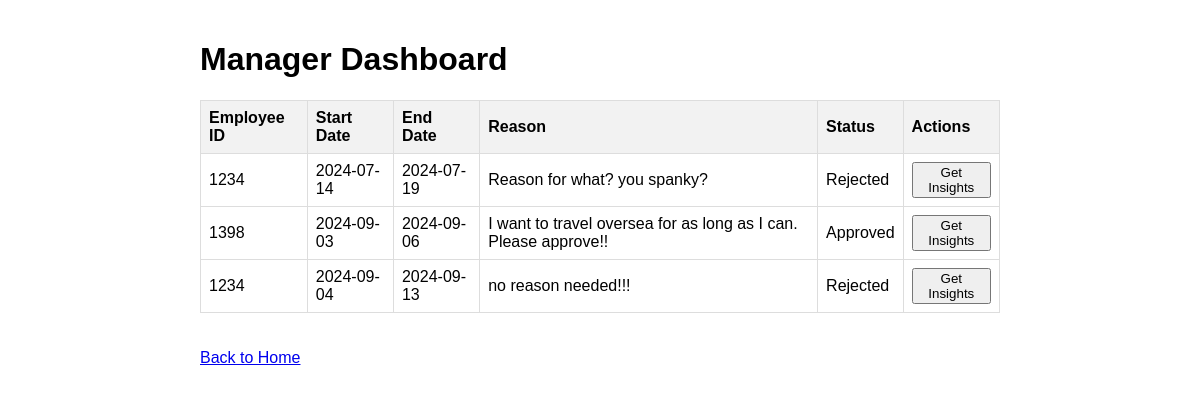
Screenshot of /manager_dashboard with the database file from the repository.
### tables this page shows
CREATE TABLE leave_requests
                 (id INTEGER PRIMARY KEY AUTOINCREMENT,
                  employee_id TEXT,
                  start_date TEXT,
                  end_date TEXT,
                  reason TEXT,
                  status TEXT);

### app.py (the view)
@app.route('/manager_dashboard')
def manager_dashboard():
    all_requests = get_all_requests()
    return render_template('manager_dashboard.html', requests=all_requests)

### database.py (called while the page is built)
def get_all_requests():
    conn = sqlite3.connect('leave_requests.db')
    c = conn.cursor()
    c.execute("SELECT * FROM leave_requests")
    requests = c.fetchall()
    conn.close()
    return requests

### templates/manager_dashboard.html (shortened to what this page needs)
<!DOCTYPE html>
<html lang="en">
<head>
    <link rel="stylesheet" href="{{ url_for('static', filename='style.css') }}">
</head>
<body>
    <h1>Manager Dashboard</h1>
    <table>
        <tr>
            <th>Employee ID</th>
            <th>Start Date</th>
            <th>End Date</th>
            <th>Reason</th>
            <th>Status</th>
            <th>Actions</th>
        </tr>
        {% for request in requests %}
        <tr>
            <td>{{ request[1] }}</td>
            <td>{{ request[2] }}</td>
            <td>{{ request[3] }}</td>
            <td>{{ request[4] }}</td>
            <td>{{ request[5] }}</td>
            <td>
                <button onclick="getInsights({{ request[0] }})">Get Insights</button>
            </td>
        </tr>
        {% endfor %}
    </table>
    <br />
    <br />
    <a href="{{ url_for('index') }}">Back to Home</a>
</body>
</html>

### static/style.css (style rules this page uses)
body { font-family: Arial, sans-serif; max-width: 800px; margin: 0 auto; padding: 20px; }
table { width: 100%; border-collapse: collapse; }
th, td { border: 1px solid #ddd; padding: 8px; text-align: left; }
th { background-color: #f2f2f2; }

### rows the page displays
leave_requests: employee "1234", start_date "2024-07-14", end_date "2024-07-19", reason "Reason for what? you spanky?", status "Rejected"
leave_requests: employee "1398", start_date "2024-09-03", end_date "2024-09-06", reason "I want to travel oversea for as long as I can. Please approve!!", status "Approved"
leave_requests: employee "1234", start_date "2024-09-04", end_date "2024-09-13", reason "no reason needed!!!", status "Rejected"
